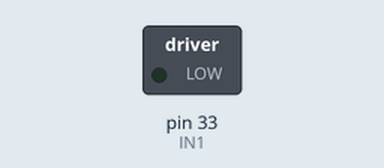
Simulated run of this sketch. Board: Arduino Mega 2560, built for the host (arithmetic inside an expression is 32-bit, double 64-bit). Shown: switched loads named in the sketch (green lamp = pin HIGH). Pins used as bus, display or sensor lines are not drawn; what the sketch prints to the serial monitor is not drawn.

Above: at 0.1 s.
Timing chart, 0 to 2.2 s (numbered marks = the images above):
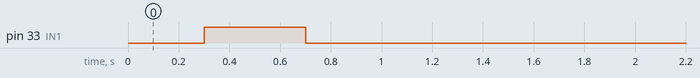

The sketch:

mega_test.ino
```cpp
#include <SoftwareSerial9.h>

#define IN1 33 //Uzkurimo rele
//#define IN2 9 //laisvas...
//#define IN2 10 //laisvas...
//#define IN2 11 //laisvas...
//#define IN2 12 //laisvas...
#define TX_blade 8 //MOSI Blade
#define RX_blade 39 //MISO Blade
#define TX_L 5 //MOSI Left wheel
#define RX_L 37 //MISO Left wheel
#define TX_R 3 //MOSI Right Wheel
#define RX_R 31 //MISO Right Wheel
#define GND1 22
#define GND2 24
#define GND3 26
#define GND4 28
#define GND5 30
#define GND6 32
#define GND7 34
#define GND8 36
#define GND9 38
#define GND10 40
#define VCC6 41
#define LEDPIN 13

SoftwareSerial9 mySerial_wheel_L(RX_L,TX_L);
SoftwareSerial9 mySerial_wheel_R(RX_R,TX_R);
SoftwareSerial9 mySerial_blade(RX_blade,TX_blade);

bool powerOn = false;
int x = 0;
int sp = 0;

void setup() {
  Serial.begin(9600);
  mySerial_wheel_L.begin(26315);
  mySerial_wheel_R.begin(26315);
  mySerial_blade.begin(26315);

  pinMode(IN1, OUTPUT);
  digitalWrite(IN1, LOW);

  pinMode(GND1, OUTPUT);
  pinMode(GND2, OUTPUT);
  pinMode(GND3, OUTPUT);
  pinMode(GND4, OUTPUT);
  pinMode(GND5, OUTPUT);
  pinMode(GND6, OUTPUT);
  pinMode(GND7, OUTPUT);
  pinMode(GND8, OUTPUT);
  pinMode(GND9, OUTPUT);
  pinMode(GND10, OUTPUT);
  digitalWrite(GND1, LOW);
  digitalWrite(GND2, LOW);
  digitalWrite(GND3, LOW);
  digitalWrite(GND4, LOW);
  digitalWrite(GND5, LOW);
  digitalWrite(GND6, LOW);
  digitalWrite(GND7, LOW);
  digitalWrite(GND8, LOW);
  digitalWrite(GND9, LOW);
  digitalWrite(GND10, LOW);
  pinMode(VCC6, OUTPUT);
  digitalWrite(VCC6, HIGH);
}

void loop() {

  if (powerOn == false) {
    PowerON();
  }

  //test
  x++;
  if (x > 145) {
    x = 0;
  }
  if (x > 75) {
    sp = 250;
  }else{
    sp = 150;
  }

  //Go blade
  goBlade(sp, 85);

  //Go wheel
  goWheel(sp, sp, 85);
}

//Suktis bleidui komandos siuntimas!
void goBlade(int sp, int onHoverboard) {
      mySerial_blade.write9(256);
      mySerial_blade.write9(sp & 0xFF);
      mySerial_blade.write9((sp >> 8) & 0xFF);
      mySerial_blade.write9(sp & 0xFF);
      mySerial_blade.write9((sp >> 8) & 0xFF);
      mySerial_blade.write9(onHoverboard);
      delayMicroseconds(300);

    Serial.print("BLADE: ");
    Serial.print("sp: ");
    Serial.print(sp);
    Serial.print(" onHoverboard: ");
    Serial.println(onHoverboard);
}

//Suktis ratams komandu siuntimas!
void goWheel(int sp_L, int sp_R, int onHoverboard) {
    mySerial_wheel_L.write9(256);
    mySerial_wheel_L.write9(sp_L & 0xFF);
    mySerial_wheel_L.write9((sp_L >> 8) & 0xFF);
    mySerial_wheel_L.write9(sp_L & 0xFF);
    mySerial_wheel_L.write9((sp_L >> 8) & 0xFF);
    mySerial_wheel_L.write9(onHoverboard);
    mySerial_wheel_L.write9(88);
    mySerial_wheel_L.write9(88);
    delayMicroseconds(300);

    mySerial_wheel_R.write9(256);
    mySerial_wheel_R.write9(sp_R & 0xFF);
    mySerial_wheel_R.write9((sp_R >> 8) & 0xFF);
    mySerial_wheel_R.write9(sp_R & 0xFF);
    mySerial_wheel_R.write9((sp_R >> 8) & 0xFF);
    mySerial_wheel_R.write9(onHoverboard);
    mySerial_wheel_R.write9(88);
    mySerial_wheel_R.write9(88);
    delayMicroseconds(300);

    Serial.print("WHEEL: ");
    Serial.print("sp_L: ");
    Serial.print(sp_L);
    Serial.print(" sp_R: ");
    Serial.print(sp_R);
    Serial.print(" onHoverboard: ");
    Serial.println(onHoverboard);
}

//Energija ON i motinine
void PowerON() {
   powerOn = true;
   Serial.println("Ijungiama elektros grandine ir paleidziama motinine");
   delay(300);
   digitalWrite(IN1, HIGH);

    int sp = 0;
    int onHoverboard = 170;

    for (int i = 0; i < 14; i++) {
      goBlade(sp, onHoverboard);
    }
   digitalWrite(IN1, LOW);
    for (int i = 0; i < 5; i++) {
      goBlade(sp, onHoverboard);
    }
}

//Energija OFF i motinine
/*
void PowerOFF() {
   powerOn = false;
   Serial.println("Nutraukiama energijos grandine");
   digitalWrite(IN1, HIGH);
   delay(500);
   digitalWrite(IN1, LOW);
   delay(2000);
}
*/
```

Measured:
- by itself, pin 33 (IN1): LOW → HIGH at 0.30 s, → LOW 0.40 s later
